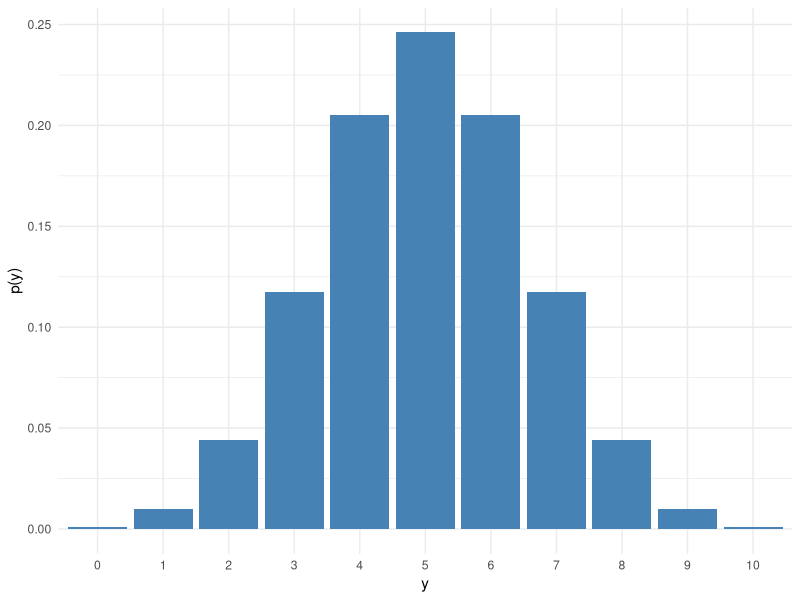

The R source for this figure:
# Cargue la librería de graficos ggplot2
library(ggplot2)

# Indique los valores de y que desea graficar
y <- 0:10

# Calcule un arreglo de probabilidades para el vector de valores
prob <- dbinom(y,10,0.5)

# Cree una matriz dataframe donde la primer columna tenga los valores de y y la segunda sus probabilidades
df <- data.frame(y = y, prob = prob)

# Cree el elemento de gráfico con las configuraciones deseadas
plot <- ggplot(data=df, aes(x=factor(y), y=prob)) +
  geom_bar(stat="identity", fill="steelblue") +
  labs(x='y',y='p(y)') +
  theme_minimal()

# Invoque el gráfico
plot